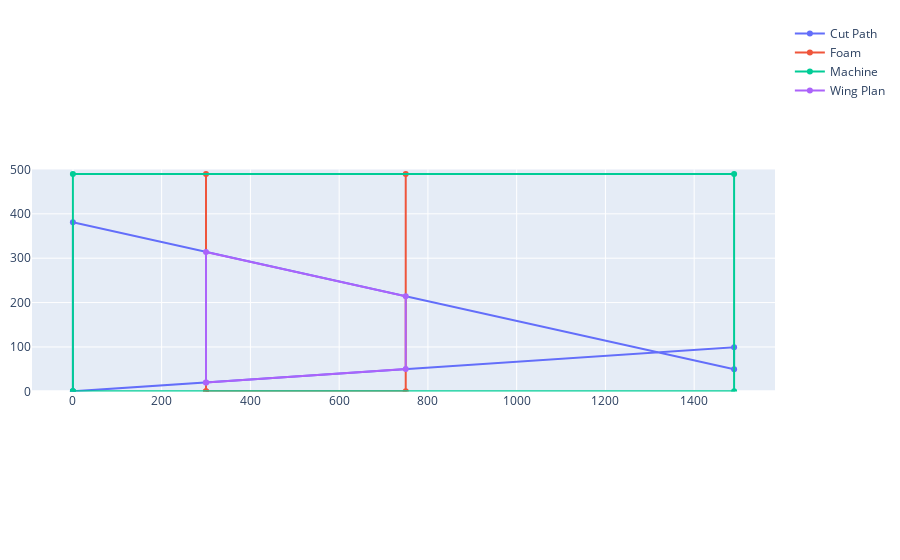

Notebook code for this chart:
### Code cell
fig, stats = gplt.plot_gcode_2dplan(pgc_filtered, draw_cutting_path=True,draw_foam_block=True, 
                                    draw_machine_block = True, num_of_points=-1)
fig.update_yaxes(
    scaleanchor = "x",
    scaleratio = 1,
  )

fig.update_yaxes(
    range=(-0.5, 500),
    constrain='domain'
)
fig.show() 

#TODO: 1. match colors with 3d, draw extent lines

### Figure 1 — Plotly figure (JSON) as saved in the notebook; plotly's stock layout.template omitted (floating-point values rounded to 4 significant figures)
{"data": [{"name": "Cut Path", "type": "scatter", "x": [0, 1490, 1490, 0, 0], "y": [0, 99.45, 49.78, 380.9, 0]}, {"name": "Foam", "type": "scatter", "x": [300, 750, 750, 300, 300], "y": [0, 0, 490, 490, 0]}, {"name": "Machine", "type": "scatter", "x": [0, 1490, 1490, 0, 0], "y": [0, 0, 490, 490, 0]}, {"name": "Wing Plan", "type": "scatter", "x": [300, 750, 750, 300, 300], "y": [20.02, 50.06, 214.2, 314.2, 20.02]}], "layout": {"margin": {"b": 10, "l": 10, "r": 20, "t": 10}, "scene": {"aspectmode": "data", "xaxis": {"nticks": 4, "showbackground": false}, "yaxis": {"nticks": 1, "showbackground": false}, "zaxis": {"nticks": 1, "showbackground": false}}, "yaxis": {"constrain": "domain", "range": [-0.5, 500], "scaleanchor": "x", "scaleratio": 1}}}
